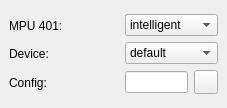
         <widget class="QWidget" name="pageMidi" >
          <property name="geometry" >
           <rect>
            <x>0</x>
            <y>0</y>
            <width>227</width>
            <height>108</height>
           </rect>
          </property>
          <attribute name="label" >
           <string>Midi</string>
          </attribute>
          <layout class="QGridLayout" >
           <property name="margin" >
            <number>9</number>
           </property>
           <property name="spacing" >
            <number>6</number>
           </property>
           <item row="0" column="1" >
            <layout class="QGridLayout" >
             <property name="margin" >
              <number>0</number>
             </property>
             <property name="spacing" >
              <number>6</number>
             </property>
             <item row="1" column="0" >
              <widget class="QComboBox" name="cbxMDIDevice" >
               <item>
                <property name="text" >
                 <string>default</string>
                </property>
               </item>
               <item>
                <property name="text" >
                 <string>alsa</string>
                </property>
               </item>
               <item>
                <property name="text" >
                 <string>oss</string>
                </property>
               </item>
               <item>
                <property name="text" >
                 <string>win32</string>
                </property>
               </item>
               <item>
                <property name="text" >
                 <string>coreaudio</string>
                </property>
               </item>
               <item>
                <property name="text" >
                 <string>none</string>
                </property>
               </item>
              </widget>
             </item>
             <item row="0" column="0" >
              <widget class="QComboBox" name="cbxMDIMPU" >
               <property name="currentIndex" >
                <number>2</number>
               </property>
               <item>
                <property name="text" >
                 <string>none</string>
                </property>
               </item>
               <item>
                <property name="text" >
                 <string>uart</string>
                </property>
               </item>
               <item>
                <property name="text" >
                 <string>intelligent</string>
                </property>
               </item>
              </widget>
             </item>
             <item row="2" column="0" >
              <layout class="QGridLayout" >
               <property name="margin" >
                <number>0</number>
               </property>
               <property name="spacing" >
                <number>6</number>
               </property>
               <item row="0" column="1" >
                <widget class="QPushButton" name="btnConfig" >
                 <property name="minimumSize" >
                  <size>
                   <width>24</width>
                   <height>24</height>
                  </size>
                 </property>
                 <property name="maximumSize" >
                  <size>
                   <width>24</width>
                   <height>24</height>
                  </size>
                 </property>
                 <property name="text" >
                  <string/>
                 </property>
                 <property name="icon" >
                  <iconset resource="../res/dboxfe.qrc" >:/pics/images/folder-open_16.png</iconset>
                 </property>
                </widget>
               </item>
               <item row="0" column="0" >
                <widget class="QLineEdit" name="LEMDIConfig" />
               </item>
              </layout>
             </item>
            </layout>
           </item>
           <item row="0" column="0" >
            <layout class="QGridLayout" >
             <property name="margin" >
              <number>0</number>
             </property>
             <property name="spacing" >
              <number>6</number>
             </property>
             <item row="1" column="0" >
              <widget class="QLabel" name="label_19" >
               <property name="minimumSize" >
                <size>
                 <width>110</width>
                 <height>0</height>
                </size>
               </property>
               <property name="maximumSize" >
                <size>
                 <width>110</width>
                 <height>16777215</height>
                </size>
               </property>
               <property name="text" >
                <string>Device:</string>
               </property>
              </widget>
             </item>
             <item row="0" column="0" >
              <widget class="QLabel" name="label_22" >
               <property name="minimumSize" >
                <size>
                 <width>110</width>
                 <height>0</height>
                </size>
               </property>
               <property name="maximumSize" >
                <size>
                 <width>110</width>
                 <height>16777215</height>
                </size>
               </property>
               <property name="text" >
                <string>MPU 401:</string>
               </property>
              </widget>
             </item>
             <item row="2" column="0" >
              <widget class="QLabel" name="label_34" >
               <property name="minimumSize" >
                <size>
                 <width>110</width>
                 <height>0</height>
                </size>
               </property>
               <property name="maximumSize" >
                <size>
                 <width>110</width>
                 <height>16777215</height>
                </size>
               </property>
               <property name="text" >
                <string>Config:</string>
               </property>
              </widget>
             </item>
            </layout>
           </item>
          </layout>
         </widget>
